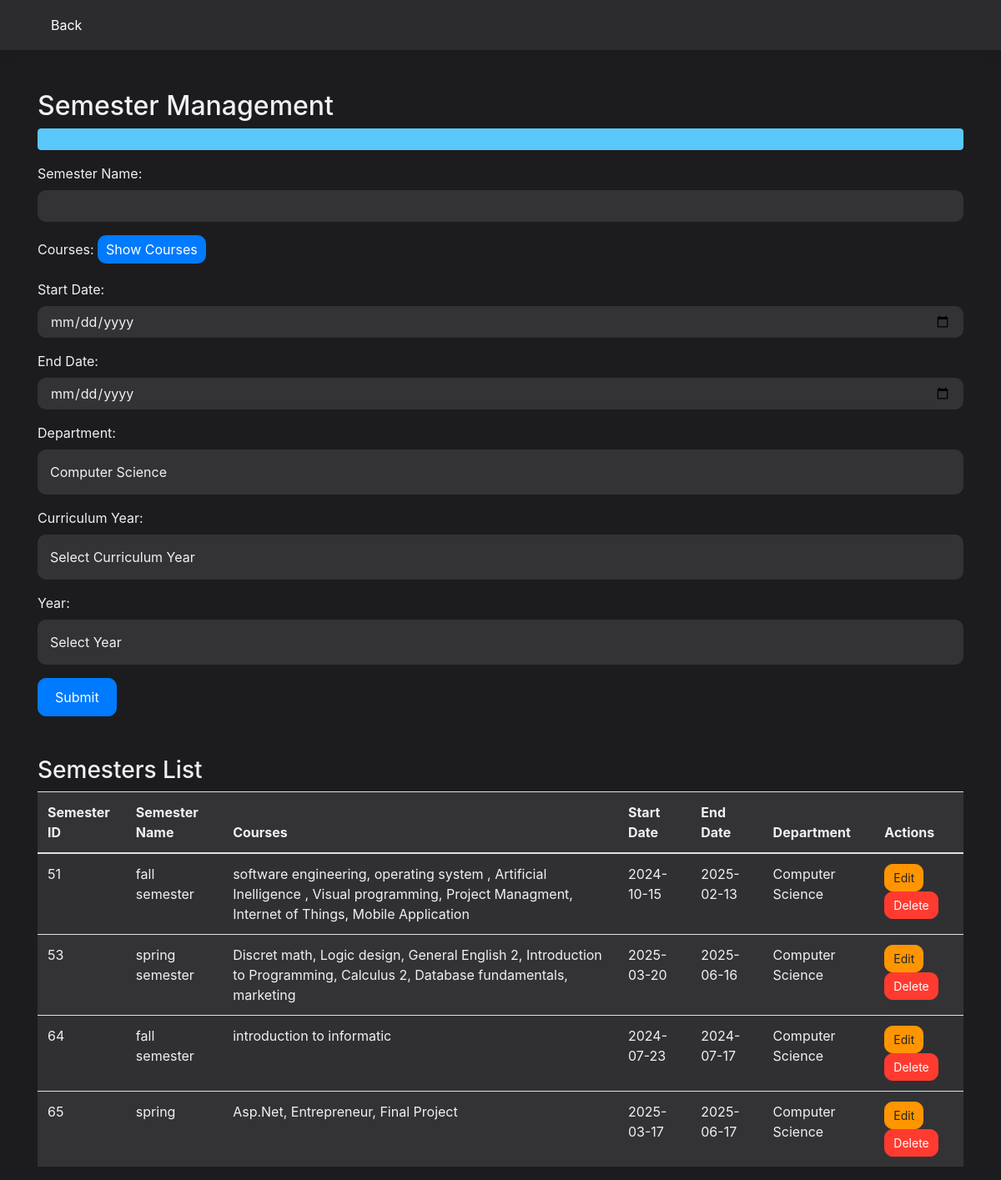
Screenshot of /USM_CODE/dist/Semisters.php with the database file from the repository.
### tables this page shows
CREATE TABLE `semister` (
  `SemesterID` int(11) NOT NULL,
  `SemesterName` varchar(255) NOT NULL,
  `Startdate` date DEFAULT NULL,
  `ENDdate` date DEFAULT NULL,
  `DepartmentID` int(11) DEFAULT NULL,
  `curriculum_year_id` int(11) DEFAULT NULL,
  `YearID` int(11) DEFAULT NULL
);

CREATE TABLE `departments` (
  `dept_id` int(11) NOT NULL,
  `dept_name` varchar(40) NOT NULL
);

### USM_CODE/dist/Semisters.php (the view, shortened to what this page needs)
<?php
include '../dist/connection.php';
$message = '';
$query = "
   SELECT
    s.SemesterID,
    s.SemesterName,
    c.name AS courseTitle,
    sc.semister_course_id,
    sc.CourseID,
    sc.date,
    s.Startdate,
    s.Enddate,
    d.dept_name AS departmentName
FROM semister s
JOIN semister_courses sc ON s.SemesterID = sc.SemesterID
JOIN course c ON sc.CourseID = c.CourseID
JOIN departments d ON s.DepartmentID = d.dept_id;
";
$semesters = $con->query($query);
$departments = $con->query("SELECT dept_id, dept_name FROM departments");
?>
<!DOCTYPE html>
<html lang="en">
<head>
    <link rel="stylesheet" href="https://maxcdn.bootstrapcdn.com/bootstrap/4.5.2/css/bootstrap.min.css">
</head>
<body>
    <nav class="navbar">
        <div class="container">
            <a class="nav-link" href="AdminCP.php">Back</a>
        </div>
    </nav>
    <div class="container mt-5">
        <h2>Semester Management</h2>
        <?php if (isset($message)) {
            echo "<div class='alert alert-info'>$message</div>";
        } ?>
        <form method="post" action="Semisters.php">
            <div class="form-group">
                <label for="semesterName">Semester Name:</label>
                <input type="text" id="semesterName" name="semesterName" class="form-control" required>
            </div>
            <div class="form-group">
    <label for="courseList">Courses:</label>
    <button type="button" id="showCoursesBtn">Show Courses</button>
</div>
            <div class="form-group">
                <label for="startdate">Start Date:</label>
                <input type="date" id="startdate" name="startdate" class="form-control" required>
            </div>
            <div class="form-group">
                <label for="enddate">End Date:</label>
                <input type="date" id="enddate" name="enddate" class="form-control" required>
            </div>
            <div class="form-group">
                <label for="department">Department:</label>
                <select id="department" name="department" class="form-control" required>
                    <?php while ($department = $departments->fetch_assoc()) { ?>
                        <option value="<?php echo $department['dept_id']; ?>"><?php echo $department['dept_name']; ?></option>
                    <?php } ?>
                </select>
            </div>
            <div class="form-group">
    <label for="curriculum">Curriculum Year:</label>
    <select class="form-control" id="curriculum" name="curriculum" required>
        <option value="">Select Curriculum Year</option>
    </select>
</div>
<div class="form-group">
    <label for="year_id">Year:</label>
    <?php
    $resultAcademic = mysqli_query($con, "SELECT * FROM academicyear");
    if ($resultAcademic) {
        echo '<select class="form-control" name="year_id" id="year_id" required>';
        echo '<option value="">Select Year</option>';
        echo '</select>';
    } else {
        echo '<p>No academic years found.</p>';
    }
    ?>
</div>
            <button type="submit" class="btn btn-primary">Submit</button>
        </form>
        <h3 class="mt-5">Semesters List</h3>
<table class="table table-striped">
    <thead>
        <tr>
            <th>Semester ID</th>
            <th>Semester Name</th>
            <th>Courses</th>
            <th>Start Date</th>
            <th>End Date</th>
            <th>Department</th>
            <th>Actions</th>
        </tr>
    </thead>
    <tbody>
        <?php
        $semestersData = [];
        while ($row = $semesters->fetch_assoc()) {
            $semesterID = $row['SemesterID'];
            if (!isset($semestersData[$semesterID])) {
                $semestersData[$semesterID] = [
                    'SemesterID' => $row['SemesterID'],
                    'SemesterName' => $row['SemesterName'],
                    'Startdate' => $row['Startdate'],
                    'Enddate' => $row['Enddate'],
                    'DepartmentName' => $row['departmentName'],
                    'Courses' => []
                ];
            }
            if (!in_array($row['courseTitle'], $semestersData[$semesterID]['Courses'])) {
                $semestersData[$semesterID]['Courses'][] = $row['courseTitle'];
            }
        }
        foreach ($semestersData as $semester) {
            echo "<tr>
                    <td>{$semester['SemesterID']}</td>
                    <td>{$semester['SemesterName']}</td>
                    <td>" . implode(', ', $semester['Courses']) . "</td>
                    <td>{$semester['Startdate']}</td>
                    <td>{$semester['Enddate']}</td>
                    <td>{$semester['DepartmentName']}</td>
                    <td>
                        <button class='btn btn-warning btn-sm editBtn' data-id='{$semester['SemesterID']}'>Edit</button>
                        <a href='Semisters.php?delete={$semester['SemesterID']}' class='btn btn-danger btn-sm' onclick=\"return confirm('Are you sure you want to delete this semester?');\">Delete</a>
                    </td>
                </tr>";
        }
        ?>
    </tbody>
</table>
    </div>
</body>
</html>

### USM_CODE/dist/Semisters.php (style rules this page uses)
body { background-color: #1c1c1e; color: #f0f0f5; font-family: -apple-system, BlinkMacSystemFont, "Segoe UI", Roboto, "Helvetica Neue", Arial, sans-serif; }
.navbar { background-color: #2c2c2e; box-shadow: 0 2px 15px rgba(0, 0, 0, 0.1); padding: 10px; }
.navbar a { color: white; text-decoration: none; }
.form-control { background-color: rgba(255, 255, 255, 0.1); color: #f0f0f5; border: none; border-radius: 10px; padding: 15px; }
.form-control::placeholder { color: #d1d1d6; }
.form-group label { color: #f0f0f5; }
.btn-primary { background-color: #007aff; border-color: #007aff; border-radius: 10px; padding: 10px 20px; }
.btn-warning { background-color: #ff9500; border-color: #ff9500; border-radius: 10px; padding: 10px 20px; }
.btn-danger { background-color: #ff3b30; border-color: #ff3b30; border-radius: 10px; padding: 10px 20px; }
.btn-sm { padding: 5px 10px; }
.table { background-color: rgba(255, 255, 255, 0.1); color: #f0f0f5; }
.alert-info { background-color: #5ac8fa; border-color: #5ac8fa; color: #fff; }
#showCoursesBtn { background-color: #007aff; color: white; border: none; padding: 5px 10px; border-radius: 10px; cursor: pointer; }
select.form-control { background-color: rgba(255, 255, 255, 0.1); color: #f0f0f5; border: none; border-radius: 10px; padding: 15px; width: 100%; appearance: none; -webkit-appearance: none; -moz-appearance: none; height: auto; }
select.form-control option { background-color: #2c2c2e; color: #f0f0f5; padding: 10px; }

### rows the page displays
semister: SemesterID "64", SemesterName "fall semester", Courses "introduction to informatic", Startdate "2024-07-23", ENDdate "2024-07-17", DepartmentID.dept_name "Computer Science"

### other values shown
$semester['SemesterID'] "51"
$semester['SemesterName'] "fall semester"
implode(', ', $semester['Courses']) "software engineering, operating system , Artificial Inelligence , Visual programming, Project Managment, Internet of Things, Mobile Application"
$semester['Startdate'] "2024-10-15"
$semester['Enddate'] "2025-02-13"
$semester['DepartmentName'] "Computer Science"
$semester['SemesterID'] "53"
$semester['SemesterName'] "spring semester"
implode(', ', $semester['Courses']) "Discret math, Logic design, General English 2, Introduction to Programming, Calculus 2, Database fundamentals, marketing"
$semester['Startdate'] "2025-03-20"
$semester['Enddate'] "2025-06-16"
$semester['SemesterID'] "65"
$semester['SemesterName'] "spring"
implode(', ', $semester['Courses']) "Asp.Net, Entrepreneur, Final Project"
$semester['Startdate'] "2025-03-17"
